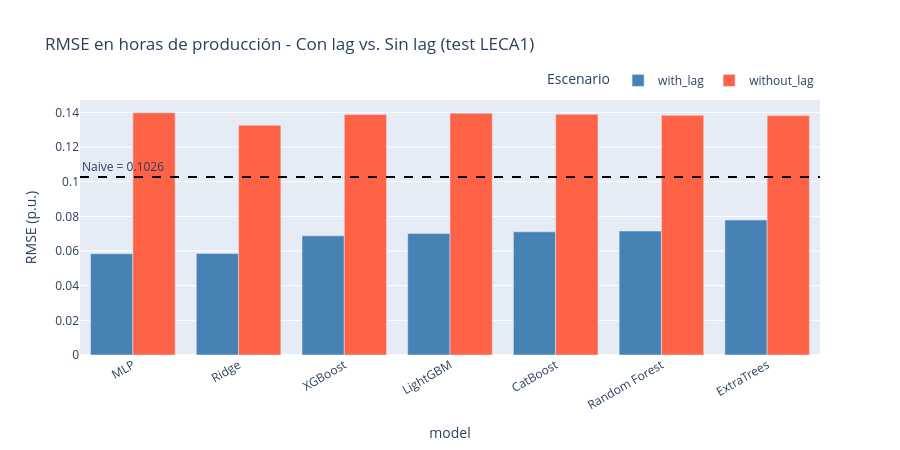

Notebook cell for this chart:
### Markdown cell above
### 9. Gráfico comparativo: RMSE en horas de producción
La linea discontinua marca el RMSE del *baseline naive*. Los modelos
por encima de ella no superan la persistencia simple.

### Code cell
df_plot = df_compare[df_compare["type"] != "baseline"].sort_values("RMSE_day")

fig = px.bar(
    df_plot,
    x="model", y="RMSE_day", color="type", barmode="group",
    title="RMSE en horas de producción - Con lag vs. Sin lag (test LECA1)",
    labels={"RMSE_day": "RMSE (p.u.)", "type": "Escenario"},
    color_discrete_map={"with_lag": "steelblue", "without_lag": "tomato"},
)
fig.add_hline(
    y=rmse_naive_day,
    line_dash="dash", line_color="black",
    annotation_text=f"Naive = {rmse_naive_day:.4f}",
    annotation_position="top left",

)
fig.update_layout(xaxis_tickangle=-30, height=450,
        legend=dict(
        orientation="h",
        yanchor="bottom",
        y=1.02,
        xanchor="right",
        x=1
    )
                 )
fig.show()

### Figure 1 — Plotly figure (JSON) as saved in the notebook; plotly's stock layout.template omitted (floating-point values rounded to 4 significant figures)
{"data": [{"alignmentgroup": "True", "hovertemplate": "Escenario=with_lag<br>model=%{x}<br>RMSE (p.u.)=%{y}<extra></extra>", "legendgroup": "with_lag", "marker": {"color": "steelblue", "pattern": {"shape": ""}}, "name": "with_lag", "offsetgroup": "with_lag", "orientation": "v", "showlegend": true, "textposition": "auto", "type": "bar", "x": ["MLP", "Ridge", "XGBoost", "LightGBM", "CatBoost", "Random Forest", "ExtraTrees"], "xaxis": "x", "y": [0.05841, 0.05857, 0.06876, 0.07015, 0.07107, 0.0715, 0.07786], "yaxis": "y"}, {"alignmentgroup": "True", "hovertemplate": "Escenario=without_lag<br>model=%{x}<br>RMSE (p.u.)=%{y}<extra></extra>", "legendgroup": "without_lag", "marker": {"color": "tomato", "pattern": {"shape": ""}}, "name": "without_lag", "offsetgroup": "without_lag", "orientation": "v", "showlegend": true, "textposition": "auto", "type": "bar", "x": ["Ridge", "ExtraTrees", "Random Forest", "XGBoost", "CatBoost", "LightGBM", "MLP"], "xaxis": "x", "y": [0.1325, 0.1381, 0.1383, 0.1387, 0.1389, 0.1395, 0.1398], "yaxis": "y"}], "layout": {"annotations": [{"showarrow": false, "text": "Naive = 0.1026", "x": 0, "xanchor": "left", "xref": "x domain", "y": 0.1026, "yanchor": "bottom", "yref": "y"}], "barmode": "group", "height": 450, "legend": {"orientation": "h", "title": {"text": "Escenario"}, "tracegroupgap": 0, "x": 1, "xanchor": "right", "y": 1.02, "yanchor": "bottom"}, "shapes": [{"line": {"color": "black", "dash": "dash"}, "type": "line", "x0": 0, "x1": 1, "xref": "x domain", "y0": 0.1026, "y1": 0.1026, "yref": "y"}], "title": {"text": "RMSE en horas de producción - Con lag vs. Sin lag (test LECA1)"}, "xaxis": {"anchor": "y", "domain": [0, 1], "tickangle": -30, "title": {"text": "model"}}, "yaxis": {"anchor": "x", "domain": [0, 1], "title": {"text": "RMSE (p.u.)"}}}}
